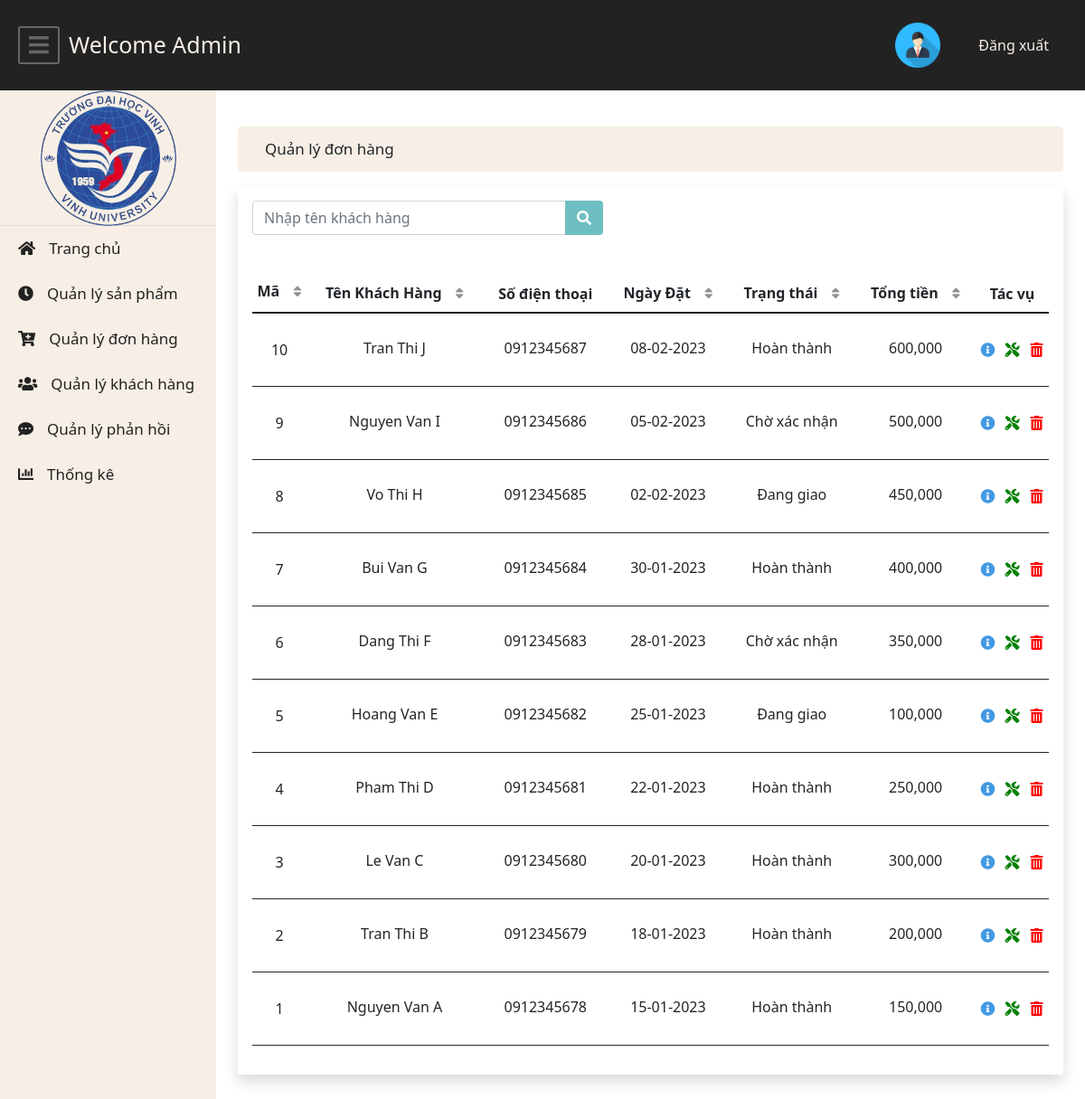
The page /admin/index.php?page=display_order (signed in) on the database its author committed.
### tables this page shows
CREATE TABLE `ctdathang` (
  `MaCTPhieuDat` int(11) NOT NULL,
  `MaSP` int(11) NOT NULL,
  `SoLuong` int(11) NOT NULL,
  `MaPhieuDat` int(11) NOT NULL,
  `ThanhTien` int(11) NOT NULL,
  `idKhachHang` int(11) NOT NULL
);

CREATE TABLE `khachhang` (
  `MaKH` int(11) NOT NULL,
  `TenKH` varchar(100) NOT NULL,
  `SDT` varchar(15) NOT NULL,
  `GioiTinh` varchar(10) NOT NULL,
  `NgaySinh` date NOT NULL,
  `Email` varchar(200) NOT NULL,
  `DiaChi` varchar(200) NOT NULL,
  `YeuCau` varchar(200) NOT NULL
);

CREATE TABLE `dathang` (
  `MaPhieuDat` int(11) NOT NULL,
  `MaKH` int(11) NOT NULL,
  `ThoiGianDat` date NOT NULL,
  `TrangThai` varchar(50) NOT NULL,
  `TongTien` int(11) NOT NULL
);

### admin/display_order.php (the view, shortened to what this page needs)
<?php
include_once 'config.php';
?>
<!DOCTYPE html>
<html lang="en">
<head>
    <link rel="stylesheet" href="index.css" type="text/css">
    <link rel="stylesheet" href="https://cdnjs.cloudflare.com/ajax/libs/font-awesome/5.10.2/css/all.min.css" />
    <link href="https://cdn.jsdelivr.net/npm/bootstrap@5.1.1/dist/css/bootstrap.min.css" rel="stylesheet">
    </head>
<body>
    <div class="container">
        <div class="main__title mb-3 rounded">
            Quản lý đơn hàng
        </div>
        <div class="main__content shadow p-3 bg-white rounded ">
            <div class="main__top">
                <div class="input-group">
                    <div class="form-outline">
                        <input id="Search" type="" onkeyup="searchTable()" class="form-control" placeholder="Nhập tên khách hàng" required style="width: 350px"/>
                    </div>
                    <button class="btn search-btn">
                        <i class="fas fa-search"></i>
                    </button>
                </div>
            </div>
            <div class="main__table">
                <table class="table" id="myTable">
                    <thead>
                        <tr class="text-center">
                            <th scope="col" onclick="sortTableNumber(0)" class="sort" style="width:60px !important; padding: 10px 0 !important;">Mã</th>
                            <th scope="col" onclick="sortTable(1)" class="sort">Tên Khách Hàng</th>
                            <th scope="col">Số điện thoại</th>
                            <th scope="col" onclick="sortTable(3)" class="sort">Ngày Đặt</th>
                            <th scope="col" onclick="sortTable(4)" class="sort">Trạng thái</th>
                            <th scope="col" onclick="sortTableNumber(5)" class="sort">Tổng tiền</th>
                            <th colspan="3">Tác vụ</th>
                        </tr>
                    </thead>
                    <tbody>
                        <?php
                        $sql = "SELECT * FROM dathang,khachhang,ctdathang WHERE khachhang.MaKH = dathang.MaKH
                        AND ctdathang.MaPhieuDat = dathang.MaPhieuDat
                        GROUP BY dathang.MaPhieuDat
                        ORDER BY dathang.MaPhieuDat DESC";
                        $result_set=mysqli_query($con, $sql);
                        if(mysqli_num_rows($result_set)>0)
                        {
                            while($row=mysqli_fetch_array($result_set))
                            {
                                ?>
                                    <tr class= "table__row text-center">
                                        <td scope="row" style="width:60px !important; padding: 10px 0 !important;"><?php echo $row['MaPhieuDat'] ?></td>
                                        <td><?php echo $row['TenKH'] ?></td>
                                        <td><?php echo $row['SDT'] ?></td>
                                        <td><?php echo date("d-m-Y",strtotime($row['ThoiGianDat'])); ?></td>
                                        <td><?php echo $row['TrangThai'] ?></td>
                                        <td><?php echo number_format(floatval($row['TongTien']));?></td>
                                        <td style="padding: 10px 3px !important; width: 27px" ><a class="submit" data-id='<?php echo $row['MaPhieuDat'] ?>' style="color: #4399e3;"><i class="fas fa-info-circle"></i></td>
                                        <td style="padding: 10px 3px !important; width: 27px" ><a href="index.php?page=edit_order&ID=<?php echo $row['MaPhieuDat'] ?>" style="color: green;"><i class="fas fa-tools"></i></td>
                                        <td style="padding: 10px 3px !important; width: 27px" ><a href="javascript:Delete_ID('<?php echo $row['MaPhieuDat'] ?>')" style="color: red;"><i class="fas fa-trash-alt"></i></td>
                                    </tr>
                                 <?php
                            }
                        }
                        ?>
                    </tbody>
                </table>
            </div>
        </div>
    </div>
</body>
</html>

### admin/index.php (shortened to what this page needs)
<?php
include_once 'config.php';
?>
<!DOCTYPE html>
<html lang="en">
<head>
    <link rel="stylesheet" href="index.css" type="text/css">
    <link rel="stylesheet" href="https://cdnjs.cloudflare.com/ajax/libs/font-awesome/5.15.1/css/all.min.css" />
    <link href="https://cdn.jsdelivr.net/npm/bootstrap@5.1.1/dist/css/bootstrap.min.css" rel="stylesheet">
</head>
<body>
    <nav class="navbar">
        <div class="navbar__title">
            <div class="navbar__menu">
                <button class="navbar__menu-btn" id="menu-btn" onclick=test()><i class="fas fa-bars"></i></button>
            </div>
            <span>Welcome Admin</span>
        </div>
        <div class="navbar__user">
            <div class="navbar__icon">
                <img src="../image/user.png">
            </div>
            <div class="navbar__logout">
                <a href="logout.php" >Đăng xuất</a>
            </div>
        </div>
    </nav>
<div class="main">
    <div class="sidebar" id="sidebar">
        <div class="logo" id="sidebar_list">
            <a href="../index.php"><img src="../image/222.png"></a>
        </div>
        <ul class="list">
            <li class="list__item">
                <a href="index.php"><i class="fas fa-home"></i>Trang chủ</a>
            </li>
            <li class="list__item">
                <a href="index.php?page=display_product"><i class="fas fa-clock"></i>Quản lý sản phẩm</a>
            </li>
            <li class="list__item">
                <a href="index.php?page=display_order"><i class="fas fa-cart-plus"></i>Quản lý đơn hàng</a>
            </li>
            <li class="list__item">
                <a href="index.php?page=display_customer"><i class="fas fa-users"></i>Quản lý khách hàng</a>
            </li>
            <li class="list__item">
                <a href="index.php?page=display_contacts"><i class="fas fa-comment-dots"></i>Quản lý phản hồi</a>
            </li>
            <li class="list__item">
                <a href="index.php?page=data_statistic"><i class="fas fa-chart-bar"></i>Thống kê</a>
            </li>
        </ul>
    </div>
    <div class="container">
    <?php
		@$page=  $_GET['page'];
		  if($page!="")
		  {
            if($page=="display_order")
			{
				include('display_order.php');
			}
          }
          else
          {
            include('home.php');
          }
          ?>
    </div>
</body>
</html>

### admin/index.css (style rules this page uses)
* { padding: 0; margin: 0; box-sizing: border-box; }
img { max-width: 100%; height: auto; display: block; }
:root { --color-primary: #222222; --color-second:#d15641; --color-third: #f7efe5; --color-four: #6ebfc2; --text-white: white; }
.navbar { background-color: var(--color-primary); height: 100px; width: 100%; color: var(--color-third); display: flex; justify-content: space-between; }
.navbar__title { margin-left: 20px; font-size: 25px; display: flex; }
.navbar__menu { margin-right: 10px; }
.navbar__menu-btn { padding: 0 10px 1px; background-color: transparent; border: 2px solid #666; border-radius: 3px; }
.navbar__menu-btn i { color: #666; }
.navbar__title span { line-height: 41.8px; }
.navbar__user { margin-right: 40px; display: flex; justify-content: space-between; align-items: center; width: 170px; }
.navbar__icon img { height: 50px; }
.navbar__logout a { text-decoration: none; color: #F7EFE5; }
.main { display: flex; }
.sidebar { height: 1300px; width: 25%; background-color: var(--color-third); visibility: visible; transition: .7s ease; }
.sidebar ul li { visibility: visible; opacity: 1; transition: .8s ease; transition-delay: .2s; }
.container { height: 1000px; width: 75%; padding: 20px; }
.logo { height: 150px; width: 100%; display: flex; justify-content: center; border-bottom: 1px solid #ddd; }
.logo img { height: 150px; }
.list { text-decoration: none; list-style: none; padding: 0; color: var(--color-primary); font-size: 17px; transition: .0001s ease; }
.list__item { height: 50px; display: flex; justify-content: space-between; align-items: center; padding: 0 20px; }
.list__item a { color: var(--color-primary); text-decoration: none ; }
.list__item a i { margin-right: 15px; }
.main__title { background-color: var(--color-third); height: 50px; line-height: 50px; padding-left: 30px; font-size: 17px; }
.main__content { min-height: 890px; }
.main__top { display: flex; margin-bottom: 40px; }
.search-btn { background-color: var(--color-four) !important; margin-left: -4px !important; color: var(--text-white) !important; }
tr.table__row { margin-bottom: 3px !important; border-bottom: 1px solid currentColor ; }
.table__row th ,.table__row td { line-height: 60px; border-bottom: none !important; }
.sort::after { content: "\f0dc"; font-family: "Font Awesome 5 Free"; margin-left: 15px; opacity: 0.5; font-size: 15px; }
.table tr { cursor: pointer !important; }

### rows shown on the page
ctdathang: MaPhieuDat "10", khachhang.TenKH "Tran Thi J", khachhang.SDT "0912345687", MaPhieuDat.ThoiGianDat "08-02-2023", MaPhieuDat.TrangThai "Hoàn thành", MaPhieuDat.TongTien "600,000"
ctdathang: MaPhieuDat "9", khachhang.TenKH "Nguyen Van I", khachhang.SDT "0912345686", MaPhieuDat.ThoiGianDat "05-02-2023", MaPhieuDat.TrangThai "Chờ xác nhận", MaPhieuDat.TongTien "500,000"
ctdathang: MaPhieuDat "8", khachhang.TenKH "Vo Thi H", khachhang.SDT "0912345685", MaPhieuDat.ThoiGianDat "02-02-2023", MaPhieuDat.TrangThai "Đang giao", MaPhieuDat.TongTien "450,000"
ctdathang: MaPhieuDat "7", khachhang.TenKH "Bui Van G", khachhang.SDT "0912345684", MaPhieuDat.ThoiGianDat "30-01-2023", MaPhieuDat.TrangThai "Hoàn thành", MaPhieuDat.TongTien "400,000"
ctdathang: MaPhieuDat "6", khachhang.TenKH "Dang Thi F", khachhang.SDT "0912345683", MaPhieuDat.ThoiGianDat "28-01-2023", MaPhieuDat.TrangThai "Chờ xác nhận", MaPhieuDat.TongTien "350,000"
ctdathang: MaPhieuDat "5", khachhang.TenKH "Hoang Van E", khachhang.SDT "0912345682", MaPhieuDat.ThoiGianDat "25-01-2023", MaPhieuDat.TrangThai "Đang giao", MaPhieuDat.TongTien "100,000"
ctdathang: MaPhieuDat "4", khachhang.TenKH "Pham Thi D", khachhang.SDT "0912345681", MaPhieuDat.ThoiGianDat "22-01-2023", MaPhieuDat.TrangThai "Hoàn thành", MaPhieuDat.TongTien "250,000"
ctdathang: MaPhieuDat "3", khachhang.TenKH "Le Van C", khachhang.SDT "0912345680", MaPhieuDat.ThoiGianDat "20-01-2023", MaPhieuDat.TrangThai "Hoàn thành", MaPhieuDat.TongTien "300,000"
ctdathang: MaPhieuDat "2", khachhang.TenKH "Tran Thi B", khachhang.SDT "0912345679", MaPhieuDat.ThoiGianDat "18-01-2023", MaPhieuDat.TrangThai "Hoàn thành", MaPhieuDat.TongTien "200,000"
ctdathang: MaPhieuDat "1", khachhang.TenKH "Nguyen Van A", khachhang.SDT "0912345678", MaPhieuDat.ThoiGianDat "15-01-2023", MaPhieuDat.TrangThai "Hoàn thành", MaPhieuDat.TongTien "150,000"
